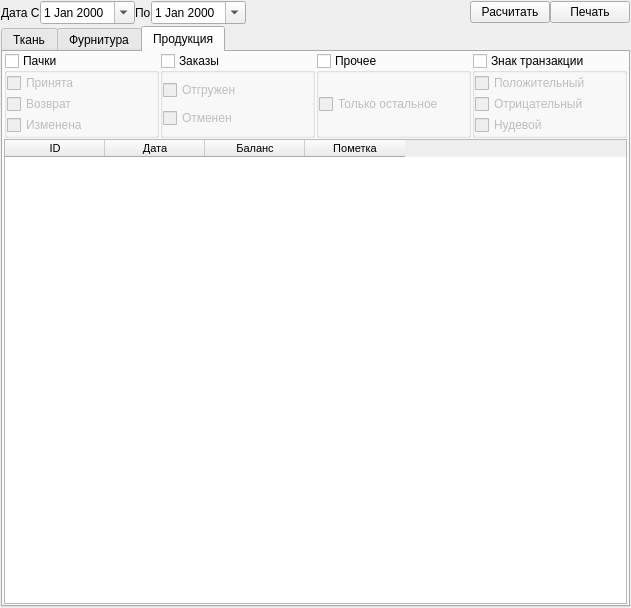
<?xml version="1.0" encoding="UTF-8"?>
<ui version="4.0">
 <class>MainWindow</class>
 <widget class="QMainWindow" name="MainWindow">
  <property name="geometry">
   <rect>
    <x>0</x>
    <y>0</y>
    <width>631</width>
    <height>608</height>
   </rect>
  </property>
  <property name="windowTitle">
   <string>Корректировки складов</string>
  </property>
  <widget class="QWidget" name="centralwidget">
   <layout class="QGridLayout" name="gridLayout">
    <property name="leftMargin">
     <number>1</number>
    </property>
    <property name="topMargin">
     <number>1</number>
    </property>
    <property name="rightMargin">
     <number>1</number>
    </property>
    <property name="bottomMargin">
     <number>1</number>
    </property>
    <property name="spacing">
     <number>2</number>
    </property>
    <item row="0" column="0">
     <layout class="QGridLayout" name="gridLayout_6">
      <property name="spacing">
       <number>0</number>
      </property>
      <item row="0" column="6">
       <widget class="QPushButton" name="pushButton_10">
        <property name="text">
         <string>Печать</string>
        </property>
       </widget>
      </item>
      <item row="0" column="3">
       <widget class="QDateEdit" name="de_date_to">
        <property name="calendarPopup">
         <bool>true</bool>
        </property>
       </widget>
      </item>
      <item row="0" column="5">
       <widget class="QPushButton" name="pushButton_9">
        <property name="text">
         <string>Расчитать</string>
        </property>
       </widget>
      </item>
      <item row="0" column="4">
       <spacer name="horizontalSpacer_3">
        <property name="orientation">
         <enum>Qt::Horizontal</enum>
        </property>
        <property name="sizeHint" stdset="0">
         <size>
          <width>40</width>
          <height>20</height>
         </size>
        </property>
       </spacer>
      </item>
      <item row="0" column="0">
       <widget class="QLabel" name="label_5">
        <property name="text">
         <string>Дата С</string>
        </property>
       </widget>
      </item>
      <item row="0" column="2">
       <widget class="QLabel" name="label_6">
        <property name="text">
         <string>По</string>
        </property>
       </widget>
      </item>
      <item row="0" column="1">
       <widget class="QDateEdit" name="de_date_from">
        <property name="calendarPopup">
         <bool>true</bool>
        </property>
       </widget>
      </item>
     </layout>
    </item>
    <item row="1" column="0">
     <widget class="QTabWidget" name="tabWidget">
      <property name="currentIndex">
       <number>2</number>
      </property>
      <widget class="QWidget" name="tab">
       <attribute name="title">
        <string>Ткань</string>
       </attribute>
      </widget>
      <widget class="QWidget" name="tab_2">
       <attribute name="title">
        <string>Фурнитура</string>
       </attribute>
      </widget>
      <widget class="QWidget" name="tab_3">
       <attribute name="title">
        <string>Продукция</string>
       </attribute>
       <layout class="QGridLayout" name="gridLayout_7">
        <property name="leftMargin">
         <number>1</number>
        </property>
        <property name="topMargin">
         <number>1</number>
        </property>
        <property name="rightMargin">
         <number>1</number>
        </property>
        <property name="bottomMargin">
         <number>1</number>
        </property>
        <property name="spacing">
         <number>1</number>
        </property>
        <item row="0" column="0">
         <layout class="QGridLayout" name="gridLayout_4">
          <item row="0" column="0">
           <widget class="QGroupBox" name="gb_product_pack">
            <property name="title">
             <string>Пачки</string>
            </property>
            <property name="checkable">
             <bool>true</bool>
            </property>
            <property name="checked">
             <bool>false</bool>
            </property>
            <layout class="QGridLayout" name="gridLayout_2">
             <property name="leftMargin">
              <number>0</number>
             </property>
             <property name="topMargin">
              <number>0</number>
             </property>
             <property name="rightMargin">
              <number>0</number>
             </property>
             <property name="bottomMargin">
              <number>0</number>
             </property>
             <property name="spacing">
              <number>1</number>
             </property>
             <item row="1" column="0">
              <widget class="QCheckBox" name="cb_product_pack_out">
               <property name="text">
                <string>Возврат</string>
               </property>
              </widget>
             </item>
             <item row="0" column="0">
              <widget class="QCheckBox" name="cb_product_pack_in">
               <property name="text">
                <string>Принята</string>
               </property>
              </widget>
             </item>
             <item row="2" column="0">
              <widget class="QCheckBox" name="cb_product_pack_change">
               <property name="text">
                <string>Изменена</string>
               </property>
              </widget>
             </item>
            </layout>
           </widget>
          </item>
          <item row="0" column="2">
           <widget class="QGroupBox" name="gb_product_other">
            <property name="title">
             <string>Прочее</string>
            </property>
            <property name="checkable">
             <bool>true</bool>
            </property>
            <property name="checked">
             <bool>false</bool>
            </property>
            <layout class="QGridLayout" name="gridLayout_5">
             <property name="leftMargin">
              <number>0</number>
             </property>
             <property name="topMargin">
              <number>0</number>
             </property>
             <property name="rightMargin">
              <number>0</number>
             </property>
             <property name="bottomMargin">
              <number>0</number>
             </property>
             <property name="spacing">
              <number>1</number>
             </property>
             <item row="0" column="0">
              <widget class="QCheckBox" name="cb_product_other_other">
               <property name="text">
                <string>Только остальное</string>
               </property>
              </widget>
             </item>
            </layout>
           </widget>
          </item>
          <item row="0" column="1">
           <widget class="QGroupBox" name="gb_product_order">
            <property name="title">
             <string>Заказы</string>
            </property>
            <property name="checkable">
             <bool>true</bool>
            </property>
            <property name="checked">
             <bool>false</bool>
            </property>
            <layout class="QGridLayout" name="gridLayout_3">
             <property name="leftMargin">
              <number>0</number>
             </property>
             <property name="topMargin">
              <number>0</number>
             </property>
             <property name="rightMargin">
              <number>0</number>
             </property>
             <property name="bottomMargin">
              <number>0</number>
             </property>
             <property name="spacing">
              <number>1</number>
             </property>
             <item row="0" column="0">
              <widget class="QCheckBox" name="cb_product_order_shipped">
               <property name="text">
                <string>Отгружен</string>
               </property>
              </widget>
             </item>
             <item row="1" column="0">
              <widget class="QCheckBox" name="cb_product_order_cancel">
               <property name="text">
                <string>Отменен</string>
               </property>
              </widget>
             </item>
            </layout>
           </widget>
          </item>
          <item row="0" column="3">
           <widget class="QGroupBox" name="gb_product_sign">
            <property name="title">
             <string>Знак транзакции</string>
            </property>
            <property name="checkable">
             <bool>true</bool>
            </property>
            <property name="checked">
             <bool>false</bool>
            </property>
            <layout class="QGridLayout" name="gridLayout_9">
             <property name="leftMargin">
              <number>0</number>
             </property>
             <property name="topMargin">
              <number>0</number>
             </property>
             <property name="rightMargin">
              <number>0</number>
             </property>
             <property name="bottomMargin">
              <number>0</number>
             </property>
             <property name="spacing">
              <number>1</number>
             </property>
             <item row="1" column="0">
              <widget class="QCheckBox" name="cb_product_sign_minus">
               <property name="text">
                <string>Отрицательный</string>
               </property>
              </widget>
             </item>
             <item row="0" column="0">
              <widget class="QCheckBox" name="cb_product_sign_plus">
               <property name="text">
                <string>Положительный</string>
               </property>
              </widget>
             </item>
             <item row="2" column="0">
              <widget class="QCheckBox" name="cb_product_sign_nul">
               <property name="text">
                <string>Нудевой</string>
               </property>
              </widget>
             </item>
            </layout>
           </widget>
          </item>
         </layout>
        </item>
        <item row="1" column="0">
         <widget class="QTableWidget" name="tw_product">
          <property name="font">
           <font>
            <family>Tahoma</family>
            <pointsize>8</pointsize>
           </font>
          </property>
          <property name="editTriggers">
           <set>QAbstractItemView::NoEditTriggers</set>
          </property>
          <property name="alternatingRowColors">
           <bool>true</bool>
          </property>
          <property name="selectionBehavior">
           <enum>QAbstractItemView::SelectRows</enum>
          </property>
          <attribute name="verticalHeaderVisible">
           <bool>false</bool>
          </attribute>
          <attribute name="verticalHeaderDefaultSectionSize">
           <number>20</number>
          </attribute>
          <attribute name="verticalHeaderMinimumSectionSize">
           <number>18</number>
          </attribute>
          <column>
           <property name="text">
            <string>ID</string>
           </property>
          </column>
          <column>
           <property name="text">
            <string>Дата</string>
           </property>
          </column>
          <column>
           <property name="text">
            <string>Баланс</string>
           </property>
          </column>
          <column>
           <property name="text">
            <string>Пометка</string>
           </property>
          </column>
         </widget>
        </item>
       </layout>
      </widget>
     </widget>
    </item>
   </layout>
  </widget>
 </widget>
 <resources/>
 <connections>
  <connection>
   <sender>pushButton_9</sender>
   <signal>clicked()</signal>
   <receiver>MainWindow</receiver>
   <slot>ui_calc()</slot>
   <hints>
    <hint type="sourcelabel">
     <x>412</x>
     <y>13</y>
    </hint>
    <hint type="destinationlabel">
     <x>411</x>
     <y>-55</y>
    </hint>
   </hints>
  </connection>
 </connections>
 <slots>
  <slot>ui_calc()</slot>
 </slots>
</ui>
